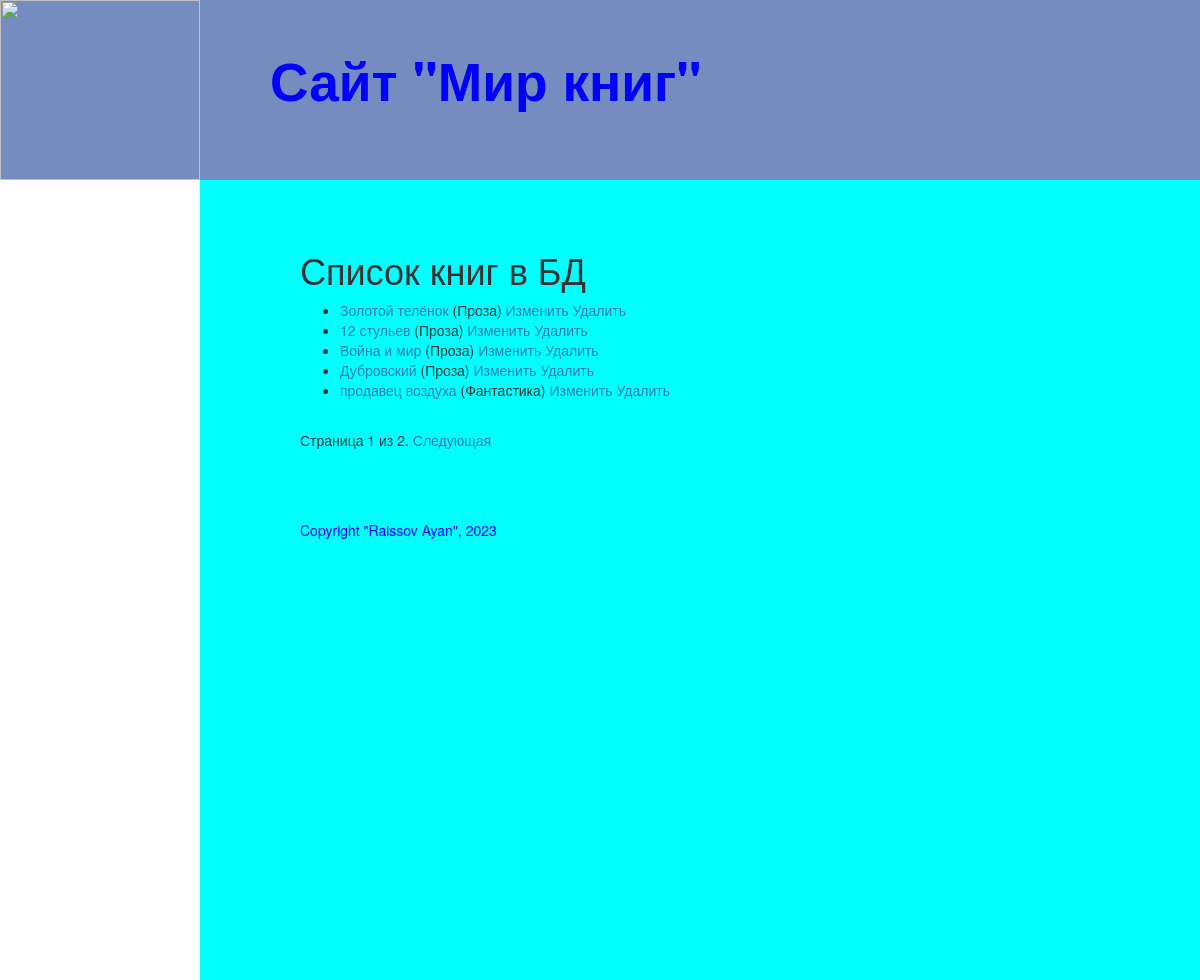
The page /books/ on the database its author committed.
### catalog/models.py (models this page shows, shortened)
class Book(models.Model):
    title = models.CharField(max_length=200, help_text="Введите название книги", verbose_name="Название книги")
    genre = models.ForeignKey('Genre', on_delete=models.CASCADE, help_text=" Выберите жанр для книги", verbose_name="Жанр книги", null=True)
    language = models.ForeignKey('Language', on_delete=models.CASCADE, help_text="Выберите язык книги", verbose_name="Язык книги", null=True)
    author = models.ManyToManyField('Author', help_text="Выберите автора книги", verbose_name="Автор книги")
    summary = models.TextField(max_length=1000, help_text="Введите краткое описание книги", verbose_name="Аннотация книги")
    isbn = models.CharField(max_length=13, help_text="Должно содержать 13 символов", verbose_name="ISBN книги")
    def display_author(self):
        return ', '.join([author.last_name for author in self.author.all()])
    display_author.short_description = 'Авторы'
    def get_absolute_url(self):
        return reverse('book-detail', args=[str(self.id)])

class Genre(models.Model):
    name = models.CharField(max_length=200, help_text=" Введите жанр книги", verbose_name="Жанр книги")
    def __str__(self):
        return self.name

### catalog/views.py (the view)
# urls.py: re_path(r'^books/$', views.BookListView.as_view(), name='books'),
class BookListView(generic.ListView):
    model = Book
    paginate_by = 5

### catalog/templates/catalog/book_list.html (shortened to what this page needs)
<!DOCTYPE html>
{% extends "base_generic.html" %}
{% block content %}
       <h1>Список книг в БД</h1>
    {% if book_list %}
        <ul>
   {% for book in book_list %}
        <li>
        <a href="{{ book.get_absolute_url }}">
                   {{ book.title }}</a>
                   ({{book.genre}})
            <a href="/book/update/{{book.id}}">Изменить</a>
            <a href="/book/delete/{{book.id}}">Удалить</a>
       </li>
  {% endfor %}
        </ul>
   {% else %}
        <p>В базе данных нет книг</p>
   {% endif %}
{% endblock %}

### rows shown on the page
Book: title "Золотой телёнок", genre "Проза"
Book: title "12 стульев", genre "Проза"
Book: title "Война и мир", genre "Проза"
Book: title "Дубровский", genre "Проза"
Book: title "продавец воздуха", genre "Фантастика"

### other values the page prints
{{ page_obj.number }} "1"
{{ page_obj.paginator.num_pages }} "2"
